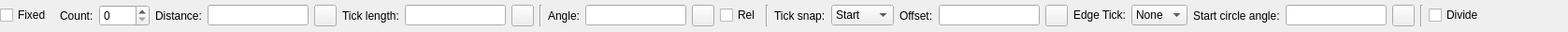
<?xml version="1.0" encoding="UTF-8"?>
<ui version="4.0">
 <class>LC_SliceDivideOptionsWidget</class>
 <widget class="QWidget" name="LC_SliceDivideOptionsWidget">
  <property name="geometry">
   <rect>
    <x>0</x>
    <y>0</y>
    <width>1677</width>
    <height>34</height>
   </rect>
  </property>
  <property name="windowTitle">
   <string>Form</string>
  </property>
  <layout class="QGridLayout" name="gridLayout">
   <property name="leftMargin">
    <number>0</number>
   </property>
   <property name="topMargin">
    <number>1</number>
   </property>
   <property name="rightMargin">
    <number>0</number>
   </property>
   <property name="bottomMargin">
    <number>1</number>
   </property>
   <item row="1" column="27">
    <spacer name="horizontalSpacer">
     <property name="orientation">
      <enum>Qt::Orientation::Horizontal</enum>
     </property>
     <property name="sizeHint" stdset="0">
      <size>
       <width>0</width>
       <height>20</height>
      </size>
     </property>
    </spacer>
   </item>
   <item row="1" column="2">
    <widget class="QFrame" name="frmDistance">
     <property name="frameShape">
      <enum>QFrame::Shape::NoFrame</enum>
     </property>
     <property name="frameShadow">
      <enum>QFrame::Shadow::Raised</enum>
     </property>
     <layout class="QGridLayout" name="gridLayout_5">
      <property name="leftMargin">
       <number>0</number>
      </property>
      <property name="topMargin">
       <number>0</number>
      </property>
      <property name="rightMargin">
       <number>0</number>
      </property>
      <property name="bottomMargin">
       <number>0</number>
      </property>
      <item row="0" column="2">
       <widget class="QToolButton" name="tbPickDistance">
        <property name="toolTip">
         <string>Pick distance from drawing</string>
        </property>
        <property name="text">
         <string/>
        </property>
        <property name="icon">
         <iconset resource="../../../../res/icons/icons.qrc">
          <normaloff>:/icons/interactive_pick_distance.lci</normaloff>:/icons/interactive_pick_distance.lci</iconset>
        </property>
       </widget>
      </item>
      <item row="0" column="0">
       <widget class="QLabel" name="label_6">
        <property name="sizePolicy">
         <sizepolicy hsizetype="Minimum" vsizetype="Preferred">
          <horstretch>0</horstretch>
          <verstretch>0</verstretch>
         </sizepolicy>
        </property>
        <property name="text">
         <string>Distance:</string>
        </property>
       </widget>
      </item>
      <item row="0" column="1">
       <widget class="QLineEdit" name="leDistance">
        <property name="sizePolicy">
         <sizepolicy hsizetype="Preferred" vsizetype="Fixed">
          <horstretch>0</horstretch>
          <verstretch>0</verstretch>
         </sizepolicy>
        </property>
        <property name="minimumSize">
         <size>
          <width>30</width>
          <height>0</height>
         </size>
        </property>
        <property name="maximumSize">
         <size>
          <width>16777215</width>
          <height>16777215</height>
         </size>
        </property>
        <property name="toolTip">
         <string>Distance between ticks.</string>
        </property>
       </widget>
      </item>
     </layout>
    </widget>
   </item>
   <item row="1" column="23">
    <widget class="QFrame" name="frmEdge">
     <property name="frameShape">
      <enum>QFrame::Shape::NoFrame</enum>
     </property>
     <property name="frameShadow">
      <enum>QFrame::Shadow::Raised</enum>
     </property>
     <layout class="QGridLayout" name="gridLayout_3">
      <property name="leftMargin">
       <number>0</number>
      </property>
      <property name="topMargin">
       <number>0</number>
      </property>
      <property name="rightMargin">
       <number>0</number>
      </property>
      <property name="bottomMargin">
       <number>0</number>
      </property>
      <item row="0" column="1">
       <widget class="QComboBox" name="cbEdgeTick">
        <property name="toolTip">
         <string>Defines how ticks on entity edges should be placed. </string>
        </property>
        <item>
         <property name="text">
          <string>None</string>
         </property>
        </item>
        <item>
         <property name="text">
          <string>Both</string>
         </property>
        </item>
        <item>
         <property name="text">
          <string>Start</string>
         </property>
        </item>
        <item>
         <property name="text">
          <string>End</string>
         </property>
        </item>
       </widget>
      </item>
      <item row="0" column="0">
       <widget class="QLabel" name="lblEdgetTick">
        <property name="text">
         <string>Edge Tick:</string>
        </property>
       </widget>
      </item>
     </layout>
    </widget>
   </item>
   <item row="1" column="26">
    <widget class="QCheckBox" name="cbDivide">
     <property name="toolTip">
      <string>If checked, selected entity will be divided by tick intersection points. </string>
     </property>
     <property name="text">
      <string>Divide</string>
     </property>
    </widget>
   </item>
   <item row="1" column="19">
    <widget class="QLabel" name="label_4">
     <property name="text">
      <string>Offset:</string>
     </property>
    </widget>
   </item>
   <item row="1" column="10">
    <widget class="QLabel" name="label_3">
     <property name="text">
      <string>Angle:</string>
     </property>
    </widget>
   </item>
   <item row="1" column="21">
    <widget class="QToolButton" name="tbPickOffset">
     <property name="toolTip">
      <string>Pick tick offset from drawing</string>
     </property>
     <property name="text">
      <string/>
     </property>
     <property name="icon">
      <iconset resource="../../../../res/icons/icons.qrc">
       <normaloff>:/icons/interactive_pick_distance.lci</normaloff>:/icons/interactive_pick_distance.lci</iconset>
     </property>
    </widget>
   </item>
   <item row="1" column="5">
    <widget class="QLineEdit" name="leTickLengh">
     <property name="minimumSize">
      <size>
       <width>30</width>
       <height>0</height>
      </size>
     </property>
     <property name="maximumSize">
      <size>
       <width>16777215</width>
       <height>16777215</height>
      </size>
     </property>
     <property name="toolTip">
      <string>Length of tick.</string>
     </property>
    </widget>
   </item>
   <item row="1" column="12">
    <widget class="QToolButton" name="tbPickAngle">
     <property name="toolTip">
      <string>Pick tick angle from drawing</string>
     </property>
     <property name="text">
      <string/>
     </property>
     <property name="icon">
      <iconset resource="../../../../res/icons/icons.qrc">
       <normaloff>:/icons/interactive_pick_angle.lci</normaloff>:/icons/interactive_pick_angle.lci</iconset>
     </property>
    </widget>
   </item>
   <item row="1" column="18">
    <widget class="QComboBox" name="cbTickSnap">
     <property name="toolTip">
      <string>Defines which point of tick should be placed to intersection point with selected entity.</string>
     </property>
     <item>
      <property name="text">
       <string>Start</string>
      </property>
     </item>
     <item>
      <property name="text">
       <string>Middle</string>
      </property>
     </item>
     <item>
      <property name="text">
       <string>End</string>
      </property>
     </item>
    </widget>
   </item>
   <item row="1" column="20">
    <widget class="QLineEdit" name="leTickOffset">
     <property name="minimumSize">
      <size>
       <width>30</width>
       <height>0</height>
      </size>
     </property>
     <property name="maximumSize">
      <size>
       <width>16777215</width>
       <height>16777215</height>
      </size>
     </property>
     <property name="toolTip">
      <string>Offset of tick snap point to intersection point. </string>
     </property>
    </widget>
   </item>
   <item row="1" column="17">
    <widget class="QLabel" name="label_5">
     <property name="text">
      <string>Tick snap:</string>
     </property>
    </widget>
   </item>
   <item row="1" column="4">
    <widget class="QLabel" name="label_2">
     <property name="text">
      <string>Tick length:</string>
     </property>
    </widget>
   </item>
   <item row="1" column="9">
    <widget class="Line" name="line_3">
     <property name="orientation">
      <enum>Qt::Orientation::Vertical</enum>
     </property>
    </widget>
   </item>
   <item row="1" column="15">
    <widget class="QCheckBox" name="cbRelAngle">
     <property name="toolTip">
      <string>If checked, tick angle is related to selected entity, otherwise it is absolute angle.</string>
     </property>
     <property name="text">
      <string>Rel</string>
     </property>
    </widget>
   </item>
   <item row="1" column="6">
    <widget class="QToolButton" name="tbPickLength">
     <property name="toolTip">
      <string>Pick tick length from drawing</string>
     </property>
     <property name="text">
      <string/>
     </property>
     <property name="icon">
      <iconset resource="../../../../res/icons/icons.qrc">
       <normaloff>:/icons/interactive_pick_distance.lci</normaloff>:/icons/interactive_pick_distance.lci</iconset>
     </property>
    </widget>
   </item>
   <item row="1" column="24">
    <widget class="QFrame" name="frmCircle">
     <property name="frameShape">
      <enum>QFrame::Shape::NoFrame</enum>
     </property>
     <property name="frameShadow">
      <enum>QFrame::Shadow::Raised</enum>
     </property>
     <layout class="QGridLayout" name="gridLayout_2">
      <property name="leftMargin">
       <number>0</number>
      </property>
      <property name="topMargin">
       <number>0</number>
      </property>
      <property name="rightMargin">
       <number>0</number>
      </property>
      <property name="bottomMargin">
       <number>0</number>
      </property>
      <item row="0" column="1">
       <widget class="QLineEdit" name="leCircleStartAngle">
        <property name="sizePolicy">
         <sizepolicy hsizetype="Preferred" vsizetype="Fixed">
          <horstretch>0</horstretch>
          <verstretch>0</verstretch>
         </sizepolicy>
        </property>
        <property name="minimumSize">
         <size>
          <width>30</width>
          <height>0</height>
         </size>
        </property>
        <property name="maximumSize">
         <size>
          <width>16777215</width>
          <height>16777215</height>
         </size>
        </property>
        <property name="toolTip">
         <string>Start angle for circle from which ticks will start. </string>
        </property>
       </widget>
      </item>
      <item row="0" column="0">
       <widget class="QLabel" name="lblCircleStartAngle">
        <property name="text">
         <string>Start circle angle:</string>
        </property>
       </widget>
      </item>
      <item row="0" column="2">
       <widget class="QToolButton" name="tbPickCircleAngle">
        <property name="toolTip">
         <string>Pick start circle angle from drawing</string>
        </property>
        <property name="text">
         <string/>
        </property>
        <property name="icon">
         <iconset resource="../../../../res/icons/icons.qrc">
          <normaloff>:/icons/interactive_pick_angle.lci</normaloff>:/icons/interactive_pick_angle.lci</iconset>
        </property>
       </widget>
      </item>
     </layout>
    </widget>
   </item>
   <item row="1" column="25">
    <widget class="Line" name="line">
     <property name="orientation">
      <enum>Qt::Orientation::Vertical</enum>
     </property>
    </widget>
   </item>
   <item row="1" column="0">
    <widget class="QCheckBox" name="cbMode">
     <property name="toolTip">
      <string>If checked, specified fixed distance between ticks will be used. Otherwise, distance will be calculated based on entity length and ticks count. </string>
     </property>
     <property name="text">
      <string>Fixed </string>
     </property>
    </widget>
   </item>
   <item row="1" column="16">
    <widget class="Line" name="line_2">
     <property name="orientation">
      <enum>Qt::Orientation::Vertical</enum>
     </property>
    </widget>
   </item>
   <item row="1" column="1">
    <widget class="QFrame" name="frmCount">
     <property name="frameShape">
      <enum>QFrame::Shape::NoFrame</enum>
     </property>
     <property name="frameShadow">
      <enum>QFrame::Shadow::Raised</enum>
     </property>
     <layout class="QGridLayout" name="gridLayout_4">
      <property name="leftMargin">
       <number>0</number>
      </property>
      <property name="topMargin">
       <number>0</number>
      </property>
      <property name="rightMargin">
       <number>0</number>
      </property>
      <property name="bottomMargin">
       <number>0</number>
      </property>
      <property name="horizontalSpacing">
       <number>6</number>
      </property>
      <item row="0" column="1">
       <widget class="QSpinBox" name="sbCount">
        <property name="toolTip">
         <string>Count of ticks between edges of selected entity.</string>
        </property>
        <property name="maximum">
         <number>5000</number>
        </property>
       </widget>
      </item>
      <item row="0" column="0">
       <widget class="QLabel" name="label">
        <property name="text">
         <string>Count:</string>
        </property>
       </widget>
      </item>
     </layout>
    </widget>
   </item>
   <item row="1" column="11">
    <widget class="QLineEdit" name="leTickAngle">
     <property name="minimumSize">
      <size>
       <width>30</width>
       <height>0</height>
      </size>
     </property>
     <property name="maximumSize">
      <size>
       <width>16777215</width>
       <height>16777215</height>
      </size>
     </property>
     <property name="toolTip">
      <string>Angle between tick and selected entity.</string>
     </property>
    </widget>
   </item>
  </layout>
 </widget>
 <resources>
  <include location="../../../../res/icons/icons.qrc"/>
 </resources>
 <connections/>
</ui>
